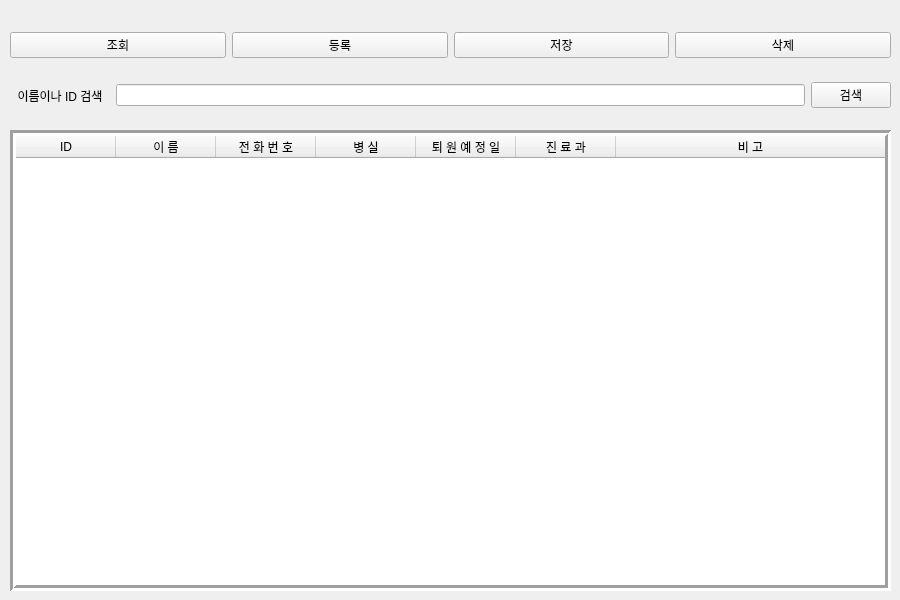
<?xml version="1.0" encoding="UTF-8"?>
<ui version="4.0">
 <class>Form</class>
 <widget class="QWidget" name="Form">
  <property name="geometry">
   <rect>
    <x>0</x>
    <y>0</y>
    <width>900</width>
    <height>600</height>
   </rect>
  </property>
  <property name="minimumSize">
   <size>
    <width>900</width>
    <height>600</height>
   </size>
  </property>
  <property name="maximumSize">
   <size>
    <width>900</width>
    <height>600</height>
   </size>
  </property>
  <property name="windowTitle">
   <string>Form</string>
  </property>
  <widget class="QTableWidget" name="tableWidget">
   <property name="geometry">
    <rect>
     <x>10</x>
     <y>130</y>
     <width>881</width>
     <height>461</height>
    </rect>
   </property>
   <property name="frameShape">
    <enum>QFrame::Box</enum>
   </property>
   <property name="frameShadow">
    <enum>QFrame::Sunken</enum>
   </property>
   <property name="lineWidth">
    <number>3</number>
   </property>
   <property name="editTriggers">
    <set>QAbstractItemView::DoubleClicked|QAbstractItemView::EditKeyPressed</set>
   </property>
   <property name="selectionMode">
    <enum>QAbstractItemView::ExtendedSelection</enum>
   </property>
   <property name="textElideMode">
    <enum>Qt::ElideMiddle</enum>
   </property>
   <property name="sortingEnabled">
    <bool>true</bool>
   </property>
   <attribute name="horizontalHeaderVisible">
    <bool>true</bool>
   </attribute>
   <attribute name="horizontalHeaderCascadingSectionResizes">
    <bool>true</bool>
   </attribute>
   <attribute name="horizontalHeaderMinimumSectionSize">
    <number>33</number>
   </attribute>
   <attribute name="horizontalHeaderDefaultSectionSize">
    <number>100</number>
   </attribute>
   <attribute name="horizontalHeaderShowSortIndicator" stdset="0">
    <bool>true</bool>
   </attribute>
   <attribute name="horizontalHeaderStretchLastSection">
    <bool>true</bool>
   </attribute>
   <attribute name="verticalHeaderShowSortIndicator" stdset="0">
    <bool>false</bool>
   </attribute>
   <attribute name="verticalHeaderStretchLastSection">
    <bool>false</bool>
   </attribute>
   <column>
    <property name="text">
     <string>ID</string>
    </property>
    <property name="textAlignment">
     <set>AlignCenter</set>
    </property>
   </column>
   <column>
    <property name="text">
     <string>이 름</string>
    </property>
    <property name="textAlignment">
     <set>AlignCenter</set>
    </property>
   </column>
   <column>
    <property name="text">
     <string>전 화 번 호</string>
    </property>
    <property name="textAlignment">
     <set>AlignCenter</set>
    </property>
   </column>
   <column>
    <property name="text">
     <string>병 실</string>
    </property>
    <property name="textAlignment">
     <set>AlignCenter</set>
    </property>
   </column>
   <column>
    <property name="text">
     <string>퇴 원 예 정 일</string>
    </property>
    <property name="textAlignment">
     <set>AlignCenter</set>
    </property>
   </column>
   <column>
    <property name="text">
     <string>진 료 과</string>
    </property>
    <property name="textAlignment">
     <set>AlignCenter</set>
    </property>
   </column>
   <column>
    <property name="text">
     <string>비 고</string>
    </property>
    <property name="textAlignment">
     <set>AlignCenter</set>
    </property>
   </column>
  </widget>
  <widget class="QWidget" name="horizontalLayoutWidget">
   <property name="geometry">
    <rect>
     <x>10</x>
     <y>20</y>
     <width>881</width>
     <height>51</height>
    </rect>
   </property>
   <layout class="QHBoxLayout" name="horizontalLayout">
    <item>
     <widget class="QPushButton" name="btnRenew">
      <property name="text">
       <string>조회</string>
      </property>
      <property name="flat">
       <bool>false</bool>
      </property>
     </widget>
    </item>
    <item>
     <widget class="QPushButton" name="btnCol">
      <property name="text">
       <string>등록</string>
      </property>
     </widget>
    </item>
    <item>
     <widget class="QPushButton" name="btnSave">
      <property name="text">
       <string>저장</string>
      </property>
     </widget>
    </item>
    <item>
     <widget class="QPushButton" name="btnDelete">
      <property name="text">
       <string>삭제</string>
      </property>
     </widget>
    </item>
   </layout>
  </widget>
  <widget class="QWidget" name="horizontalLayoutWidget_2">
   <property name="geometry">
    <rect>
     <x>10</x>
     <y>80</y>
     <width>881</width>
     <height>31</height>
    </rect>
   </property>
   <layout class="QHBoxLayout" name="horizontalLayout_2">
    <item>
     <widget class="QLabel" name="label">
      <property name="minimumSize">
       <size>
        <width>100</width>
        <height>0</height>
       </size>
      </property>
      <property name="maximumSize">
       <size>
        <width>100</width>
        <height>100</height>
       </size>
      </property>
      <property name="text">
       <string>이름이나 ID 검색</string>
      </property>
      <property name="alignment">
       <set>Qt::AlignCenter</set>
      </property>
     </widget>
    </item>
    <item>
     <widget class="QLineEdit" name="lineSearch"/>
    </item>
    <item>
     <widget class="QPushButton" name="btnSearch">
      <property name="text">
       <string>검색</string>
      </property>
     </widget>
    </item>
   </layout>
  </widget>
 </widget>
 <resources/>
 <connections/>
</ui>
